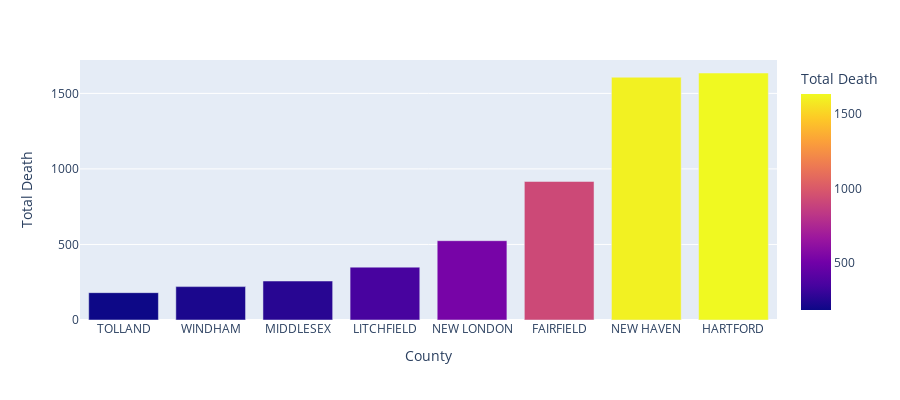

Notebook source saved alongside this figure:
### Code cell
fig = px.bar(County_Death, x='County', y='Total Death',
#              hover_data=['lifeExp', 'gdpPercap'], 
             color='Total Death',
#              labels={'pop':'population of Canada'},
             height=400)
fig.show()

### Figure 1 — Plotly figure (JSON) as saved in the notebook; plotly's stock layout.template omitted (floating-point values rounded to 4 significant figures)
{"data": [{"alignmentgroup": "True", "hovertemplate": "County=%{x}<br>Total Death=%{marker.color}<extra></extra>", "legendgroup": "", "marker": {"color": [181, 221, 258, 350, 525, 917, 1607, 1635], "coloraxis": "coloraxis", "pattern": {"shape": ""}}, "name": "", "offsetgroup": "", "orientation": "v", "showlegend": false, "textposition": "auto", "type": "bar", "x": ["TOLLAND", "WINDHAM", "MIDDLESEX", "LITCHFIELD", "NEW LONDON", "FAIRFIELD", "NEW HAVEN", "HARTFORD"], "xaxis": "x", "y": [181, 221, 258, 350, 525, 917, 1607, 1635], "yaxis": "y"}], "layout": {"barmode": "relative", "coloraxis": {"colorbar": {"title": {"text": "Total Death"}}, "colorscale": [[0, "#0d0887"], [0.1111, "#46039f"], [0.2222, "#7201a8"], [0.3333, "#9c179e"], [0.4444, "#bd3786"], [0.5556, "#d8576b"], [0.6667, "#ed7953"], [0.7778, "#fb9f3a"], [0.8889, "#fdca26"], [1, "#f0f921"]]}, "height": 400, "legend": {"tracegroupgap": 0}, "margin": {"t": 60}, "xaxis": {"anchor": "y", "domain": [0, 1], "title": {"text": "County"}}, "yaxis": {"anchor": "x", "domain": [0, 1], "title": {"text": "Total Death"}}}}
